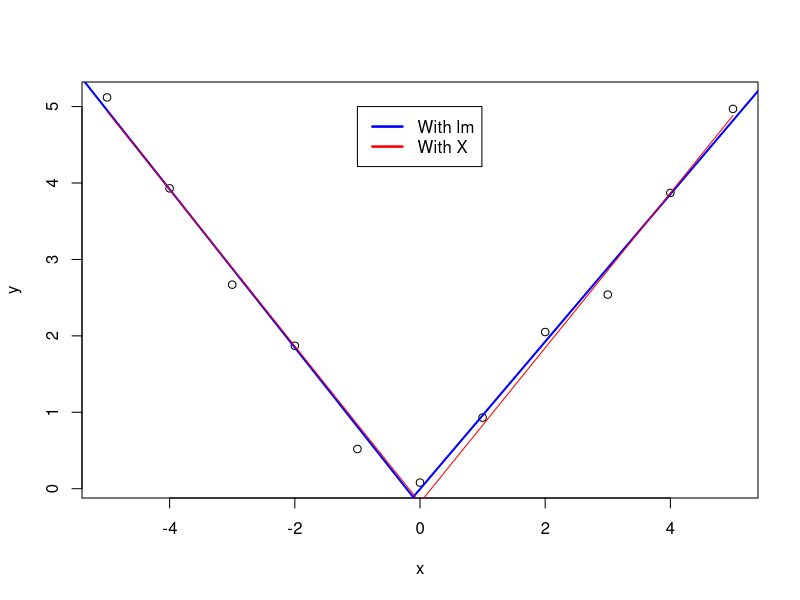

This figure's R source:
## ---- chunk 1
knitr::opts_chunk$set(echo = TRUE, cache = TRUE)
library(ggplot2)
library(MASS)
library(dplyr)
## ---- chunk 2
data(shuttle)
shuttle2 <- shuttle
shuttle2$auto <- as.numeric(shuttle2$use=="auto")

logreg1 <- glm(auto~factor(wind)-1, family = binomial(link="logit"), data=shuttle2)
Coeffs <- summary(logreg1)$coef
LogoddRatioHeadTail <- Coeffs[1,1]-Coeffs[2,1]
oddRatioHeadTail <- exp(LogoddRatioHeadTail)
oddRatioHeadTail
## ---- chunk 3
logreg2 <- glm(auto~factor(wind)+factor(magn)-1, family = binomial(link="logit"), data=shuttle2)
Coeffs <- summary(logreg2)$coef
LogoddRatioHeadTail <- Coeffs[1,1]-Coeffs[2,1]
oddRatioHeadTail <- exp(LogoddRatioHeadTail)
oddRatioHeadTail
## ---- chunk 4
logreg3 <- glm(auto~factor(wind), family = binomial(link="logit"), data=shuttle2)
summary(logreg3)$coef

logreg4 <- glm(1-auto~factor(wind), family = binomial(link="logit"), data=shuttle2)
summary(logreg4)$coef
## ---- chunk 5
data("InsectSprays")
poisreg1 <- glm(count~factor(spray)-1, family=poisson(link="log"), data=InsectSprays)
poisregcoef1 <- summary(poisreg1)$coef
poisregcoef1

rateSprayASprayB <- exp(poisregcoef1[1,1]-poisregcoef1[2,1])
rateSprayASprayB
## ---- chunk 6
x <- -5:5
y <- c(5.12, 3.93, 2.67, 1.87, 0.52, 0.08, 0.93, 2.05, 2.54, 3.87, 4.97)

plot(x,y)
lm1 <- lm(y[1:6]~x[1:6])
lm2 <- lm(y[6:11]~x[6:11])

abline(lm1,col="blue",lw=2)
abline(lm2,col="blue",lw=2)
knot <- c(0)
splineterm <- sapply(knot,function(knot) ((x>knot)*(x-knot)))
mat <- cbind(1,x,splineterm)
linreg6 <- lm(y~mat-1)
pred6 <- predict(linreg6)
lines(x,pred6,col="red")
legend(x=-1,y=5, c("With lm","With X"),lty=c(1,1), lwd=c(2.5,2.5),col=c("blue", "red"))

slope = (pred6[11]-pred6[6])/(x[11]-x[6])
slope
